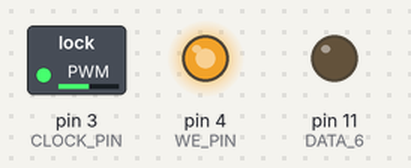
A sketch run on a simulated Arduino Uno, built with avr-gcc and run on an emulated ATmega328P. Parts: switched loads named in the sketch (green lamp = pin HIGH), output pins drawn as LEDs (lit = HIGH). Pins used as bus, display or sensor lines are not drawn.

Above: at 0.05 s.
Timing chart, 0 to 8.4 s (numbered marks = the images above):
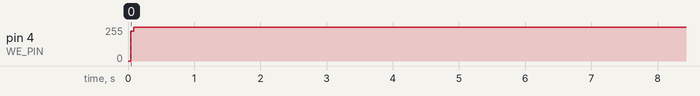

The sketch:

sketch_76489_controller.ino
```cpp
const int DATA_0 = 5;
const int DATA_1 = 6;
const int DATA_2 = 7;
const int DATA_3 = 8;
const int DATA_4 = 9;
const int DATA_5 = 10;
const int DATA_6 = 11;
const int DATA_7 = 12;
const int WE_PIN = 4;
const int CLOCK_PIN = 3;
const int BTN_PIN = 2;

const int timeMultiplier = 10;
int index = 0;
unsigned long prevTime = 0;

void setup() {
  pinMode(DATA_0, OUTPUT);
  pinMode(DATA_1, OUTPUT);
  pinMode(DATA_2, OUTPUT);
  pinMode(DATA_3, OUTPUT);
  pinMode(DATA_4, OUTPUT);
  pinMode(DATA_5, OUTPUT);
  pinMode(DATA_6, OUTPUT);
  pinMode(DATA_7, OUTPUT);
  pinMode(WE_PIN, OUTPUT);

  pinMode(CLOCK_PIN, OUTPUT);
  TCCR2A = 0x23;
  TCCR2B = 0x09;
  OCR2A = 2;
  // 2 - C4
  // 3 -
  OCR2B = 1;

  digitalWrite(WE_PIN, HIGH);
  SilenceAllChannels();
  prevTime = millis();

  Serial.begin(115200);
}

void loop() {
  // boci boci tarka
  byte instructions[] = {
    0b10000000, 0b00101000, // C4
    0b10000000, 0b00100000, // E4
    0b10000000, 0b00101000, // C4
    0b10000000, 0b00100000, // E4
    0b10000000, 0b00011011, // G4
    0b10000000, 0b00011011, // G4

    0b10000000, 0b00101000, // C4
    0b10000000, 0b00100000, // E4
    0b10000000, 0b00101000, // C4
    0b10000000, 0b00100000, // E4
    0b10000000, 0b00011011, // G4
    0b10000000, 0b00011011, // G4

    0b10000000, 0b00010100, // C5
    0b10000000, 0b00010101, // B4
    0b10000000, 0b00011000, // A4
    0b10000000, 0b00011011, // G4
    0b10000000, 0b00011110, // F4
    0b10000000, 0b00011000, // A4

    0b10000000, 0b00011011, // G4
    0b10000000, 0b00011110, // F4
    0b10000000, 0b00100000, // E4
    0b10000000, 0b00100011, // D4
    0b10000000, 0b00101000, // C4
    0b10000000, 0b00101000, // C4
  };
  for (int i = 0; i < 4; i++) {
    SendByte(0b10010000);

    // first
    SendByte(instructions[0 + i * 12]);
    SendByte(instructions[1 + i * 12]);
    delay(300);

    // second
    SendByte(instructions[2 + i * 12]);
    SendByte(instructions[3 + i * 12]);
    delay(300);

    // first
    SendByte(instructions[4 + i * 12]);
    SendByte(instructions[5 + i * 12]);
    delay(300);

    // second
    SendByte(instructions[6 + i * 12]);
    SendByte(instructions[7 + i * 12]);
    delay(300);

    // third
    SendByte(instructions[8 + i * 12]);
    SendByte(instructions[9 + i * 12]);
    delay(300);

    // fade out
    SendByte(0b10010011);
    delay(100);
    SendByte(0b10010111);
    delay(100);
    SendByte(0b10011011);
    delay(100);

    // fade to max
    SendByte(0b10010000);

    // third
    SendByte(instructions[10 + i * 12]);
    SendByte(instructions[11 + i * 12]);
    delay(300);

    // fade out
    SendByte(0b10010011);
    delay(100);
    SendByte(0b10010111);
    delay(100);
    SendByte(0b10011011);
    delay(100);
  }
}

void SilenceAllChannels()
{
  SendByte(0x9f);
  SendByte(0xbf);
  SendByte(0xdf);
  SendByte(0xff);
}

void SendByte(byte b)
{
  digitalWrite(DATA_0, (b & 1) ? HIGH : LOW);
  digitalWrite(DATA_1, (b & 2) ? HIGH : LOW);
  digitalWrite(DATA_2, (b & 4) ? HIGH : LOW);
  digitalWrite(DATA_3, (b & 8) ? HIGH : LOW);
  digitalWrite(DATA_4, (b & 16) ? HIGH : LOW);
  digitalWrite(DATA_5, (b & 32) ? HIGH : LOW);
  digitalWrite(DATA_6, (b & 64) ? HIGH : LOW);
  digitalWrite(DATA_7, (b & 128) ? HIGH : LOW);
  digitalWrite(WE_PIN, LOW);
  delay(1);
  digitalWrite(WE_PIN, HIGH);
  delay(1);
}
```

Measured:
- by itself, pin 4 (WE_PIN): 0/255 → 255/255 at 0.04 s
